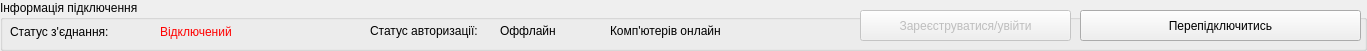
   <widget class="QGroupBox" name="groupBox">
    <property name="geometry">
     <rect>
      <x>0</x>
      <y>0</y>
      <width>1367</width>
      <height>51</height>
     </rect>
    </property>
    <property name="styleSheet">
     <string notr="true"/>
    </property>
    <property name="title">
     <string>Інформація підключення</string>
    </property>
    <widget class="QLabel" name="label">
     <property name="geometry">
      <rect>
       <x>10</x>
       <y>20</y>
       <width>291</width>
       <height>23</height>
      </rect>
     </property>
     <property name="text">
      <string>Статус з'єднання:</string>
     </property>
    </widget>
    <widget class="QLabel" name="label_2">
     <property name="geometry">
      <rect>
       <x>160</x>
       <y>20</y>
       <width>451</width>
       <height>23</height>
      </rect>
     </property>
     <property name="styleSheet">
      <string notr="true">color: rgb(255, 0, 0);</string>
     </property>
     <property name="text">
      <string>Відключений</string>
     </property>
    </widget>
    <widget class="QPushButton" name="pushButton">
     <property name="enabled">
      <bool>true</bool>
     </property>
     <property name="geometry">
      <rect>
       <x>1080</x>
       <y>10</y>
       <width>281</width>
       <height>31</height>
      </rect>
     </property>
     <property name="text">
      <string>Перепідключитись</string>
     </property>
    </widget>
    <widget class="QPushButton" name="pushButton_2">
     <property name="enabled">
      <bool>false</bool>
     </property>
     <property name="geometry">
      <rect>
       <x>860</x>
       <y>10</y>
       <width>211</width>
       <height>31</height>
      </rect>
     </property>
     <property name="text">
      <string>Зареєструватися/увійти</string>
     </property>
    </widget>
    <widget class="QLabel" name="label_3">
     <property name="geometry">
      <rect>
       <x>370</x>
       <y>20</y>
       <width>111</width>
       <height>21</height>
      </rect>
     </property>
     <property name="text">
      <string>Статус авторизації:</string>
     </property>
    </widget>
    <widget class="QLabel" name="label_4">
     <property name="geometry">
      <rect>
       <x>500</x>
       <y>20</y>
       <width>61</width>
       <height>21</height>
      </rect>
     </property>
     <property name="text">
      <string>Оффлайн</string>
     </property>
    </widget>
    <widget class="QLabel" name="label_32">
     <property name="geometry">
      <rect>
       <x>610</x>
       <y>20</y>
       <width>111</width>
       <height>21</height>
      </rect>
     </property>
     <property name="text">
      <string>Комп'ютерів онлайн:</string>
     </property>
    </widget>
    <widget class="QLabel" name="label_33">
     <property name="geometry">
      <rect>
       <x>740</x>
       <y>20</y>
       <width>61</width>
       <height>21</height>
      </rect>
     </property>
     <property name="text">
      <string/>
     </property>
    </widget>
   </widget>
